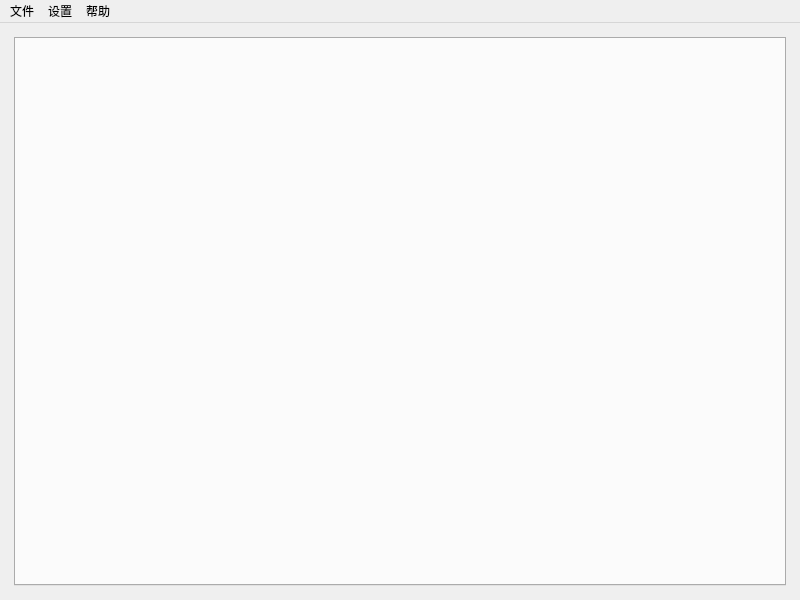
<?xml version="1.0" encoding="UTF-8"?>
<ui version="4.0">
 <class>MainWindow</class>
 <widget class="QMainWindow" name="MainWindow">
  <property name="geometry">
   <rect>
    <x>0</x>
    <y>0</y>
    <width>800</width>
    <height>600</height>
   </rect>
  </property>
  <property name="minimumSize">
   <size>
    <width>800</width>
    <height>600</height>
   </size>
  </property>
  <property name="maximumSize">
   <size>
    <width>16777215</width>
    <height>16777215</height>
   </size>
  </property>
  <property name="acceptDrops">
   <bool>false</bool>
  </property>
  <property name="windowTitle">
   <string>桌面插件</string>
  </property>
  <widget class="QWidget" name="centralWidget">
   <layout class="QGridLayout" name="gridLayout">
    <item row="0" column="0">
     <layout class="QVBoxLayout" name="verticalLayout">
      <property name="leftMargin">
       <number>3</number>
      </property>
      <property name="topMargin">
       <number>3</number>
      </property>
      <property name="rightMargin">
       <number>3</number>
      </property>
      <property name="bottomMargin">
       <number>3</number>
      </property>
      <item>
       <widget class="QTabWidget" name="tab_settings">
        <property name="acceptDrops">
         <bool>false</bool>
        </property>
        <property name="currentIndex">
         <number>-1</number>
        </property>
       </widget>
      </item>
     </layout>
    </item>
   </layout>
  </widget>
  <widget class="QMenuBar" name="menuBar">
   <property name="geometry">
    <rect>
     <x>0</x>
     <y>0</y>
     <width>800</width>
     <height>19</height>
    </rect>
   </property>
   <widget class="QMenu" name="menu">
    <property name="title">
     <string>文件</string>
    </property>
    <addaction name="menu_file_quite_action"/>
   </widget>
   <widget class="QMenu" name="menu_2">
    <property name="title">
     <string>设置</string>
    </property>
    <addaction name="menu_setting_auto_start_action"/>
   </widget>
   <widget class="QMenu" name="menu_3">
    <property name="title">
     <string>帮助</string>
    </property>
    <addaction name="menu_help_document_action"/>
    <addaction name="menu_help_about_action"/>
   </widget>
   <addaction name="menu"/>
   <addaction name="menu_2"/>
   <addaction name="menu_3"/>
  </widget>
  <action name="menu_file_quite_action">
   <property name="text">
    <string>退出</string>
   </property>
  </action>
  <action name="menu_setting_auto_start_action">
   <property name="text">
    <string>开机自启</string>
   </property>
  </action>
  <action name="menu_help_document_action">
   <property name="text">
    <string>文档</string>
   </property>
  </action>
  <action name="menu_help_about_action">
   <property name="text">
    <string>关于</string>
   </property>
  </action>
 </widget>
 <layoutdefault spacing="6" margin="11"/>
 <resources/>
 <connections/>
</ui>
